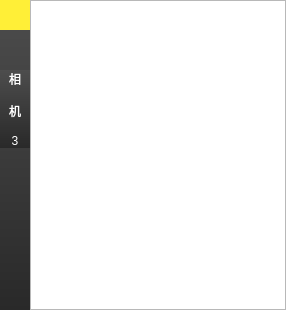
              <widget class="QWidget" name="pagemain2">
               <layout class="QVBoxLayout" name="verticalLayout_26">
                <property name="spacing">
                 <number>0</number>
                </property>
                <property name="leftMargin">
                 <number>0</number>
                </property>
                <property name="topMargin">
                 <number>0</number>
                </property>
                <property name="rightMargin">
                 <number>0</number>
                </property>
                <property name="bottomMargin">
                 <number>0</number>
                </property>
                <item>
                 <widget class="QWidget" name="widgetMain2" native="true">
                  <layout class="QHBoxLayout" name="horizontalLayout_30">
                   <property name="spacing">
                    <number>0</number>
                   </property>
                   <property name="leftMargin">
                    <number>0</number>
                   </property>
                   <property name="topMargin">
                    <number>0</number>
                   </property>
                   <property name="rightMargin">
                    <number>0</number>
                   </property>
                   <property name="bottomMargin">
                    <number>0</number>
                   </property>
                   <item>
                    <widget class="QWidget" name="widget_34" native="true">
                     <property name="minimumSize">
                      <size>
                       <width>0</width>
                       <height>0</height>
                      </size>
                     </property>
                     <property name="maximumSize">
                      <size>
                       <width>16777215</width>
                       <height>10000</height>
                      </size>
                     </property>
                     <property name="styleSheet">
                      <string notr="true">background: qlineargradient(spread:pad, x1:0, y1:0, x2:0, y2:1, stop:0#4D4D4D, stop:1 #292929);</string>
                     </property>
                     <layout class="QVBoxLayout" name="verticalLayout_42">
                      <property name="spacing">
                       <number>0</number>
                      </property>
                      <property name="leftMargin">
                       <number>0</number>
                      </property>
                      <property name="topMargin">
                       <number>0</number>
                      </property>
                      <property name="rightMargin">
                       <number>0</number>
                      </property>
                      <property name="bottomMargin">
                       <number>0</number>
                      </property>
                      <item>
                       <layout class="QVBoxLayout" name="verticalLayout_25">
                        <property name="spacing">
                         <number>0</number>
                        </property>
                        <item>
                         <widget class="QLabel" name="label_50">
                          <property name="minimumSize">
                           <size>
                            <width>30</width>
                            <height>30</height>
                           </size>
                          </property>
                          <property name="maximumSize">
                           <size>
                            <width>30</width>
                            <height>30</height>
                           </size>
                          </property>
                          <property name="styleSheet">
                           <string notr="true">background-color:rgb(255, 239, 55)</string>
                          </property>
                          <property name="text">
                           <string/>
                          </property>
                         </widget>
                        </item>
                        <item>
                         <spacer name="verticalSpacer_14">
                          <property name="orientation">
                           <enum>Qt::Vertical</enum>
                          </property>
                          <property name="sizeHint" stdset="0">
                           <size>
                            <width>20</width>
                            <height>40</height>
                           </size>
                          </property>
                         </spacer>
                        </item>
                       </layout>
                      </item>
                      <item>
                       <widget class="QLabel" name="label_26">
                        <property name="styleSheet">
                         <string notr="true">color: rgb(255, 255, 255);
font: 75 14pt &quot;微软雅黑&quot;;</string>
                        </property>
                        <property name="text">
                         <string>相

机

3</string>
                        </property>
                        <property name="alignment">
                         <set>Qt::AlignCenter</set>
                        </property>
                       </widget>
                      </item>
                      <item>
                       <spacer name="verticalSpacer_15">
                        <property name="orientation">
                         <enum>Qt::Vertical</enum>
                        </property>
                        <property name="sizeHint" stdset="0">
                         <size>
                          <width>20</width>
                          <height>162</height>
                         </size>
                        </property>
                       </spacer>
                      </item>
                     </layout>
                    </widget>
                   </item>
                   <item>
                    <widget class="GraphicsView" name="graphicsViewMain2"/>
                   </item>
                  </layout>
                 </widget>
                </item>
               </layout>
              </widget>
